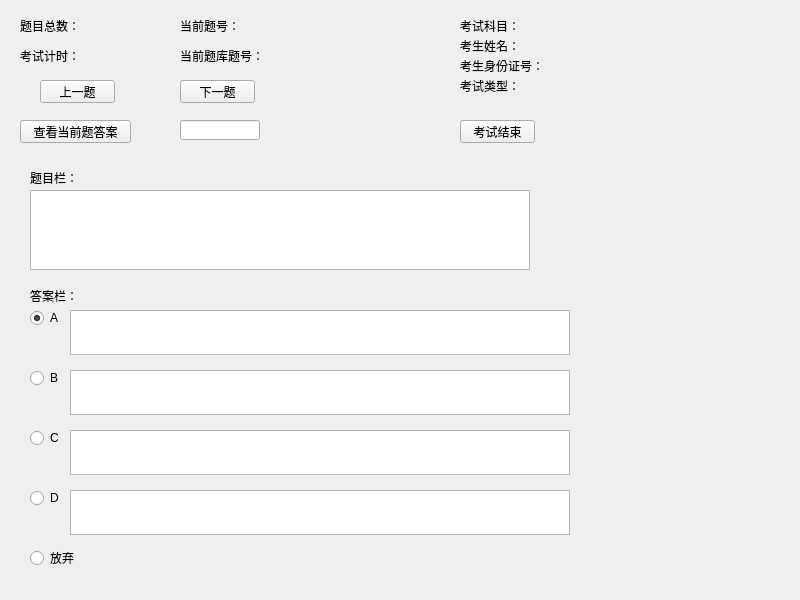
<?xml version="1.0" encoding="UTF-8"?>
<ui version="4.0">
 <class>examination</class>
 <widget class="QMainWindow" name="examination">
  <property name="geometry">
   <rect>
    <x>0</x>
    <y>0</y>
    <width>800</width>
    <height>600</height>
   </rect>
  </property>
  <property name="windowTitle">
   <string>模拟测试工具V1.0 作者：shiyu</string>
  </property>
  <widget class="QWidget" name="centralwidget">
   <widget class="QPushButton" name="pB_examination_stop">
    <property name="geometry">
     <rect>
      <x>460</x>
      <y>120</y>
      <width>75</width>
      <height>23</height>
     </rect>
    </property>
    <property name="text">
     <string>考试结束</string>
    </property>
   </widget>
   <widget class="QLabel" name="label">
    <property name="geometry">
     <rect>
      <x>20</x>
      <y>20</y>
      <width>60</width>
      <height>12</height>
     </rect>
    </property>
    <property name="text">
     <string>题目总数：</string>
    </property>
   </widget>
   <widget class="QLabel" name="label_examination_sum">
    <property name="geometry">
     <rect>
      <x>90</x>
      <y>20</y>
      <width>54</width>
      <height>12</height>
     </rect>
    </property>
    <property name="text">
     <string/>
    </property>
   </widget>
   <widget class="QLabel" name="label_2">
    <property name="geometry">
     <rect>
      <x>180</x>
      <y>20</y>
      <width>80</width>
      <height>12</height>
     </rect>
    </property>
    <property name="text">
     <string>当前题号：</string>
    </property>
   </widget>
   <widget class="QLabel" name="label_examination_CurrentQid">
    <property name="geometry">
     <rect>
      <x>280</x>
      <y>20</y>
      <width>54</width>
      <height>12</height>
     </rect>
    </property>
    <property name="text">
     <string/>
    </property>
   </widget>
   <widget class="QLabel" name="label_3">
    <property name="geometry">
     <rect>
      <x>460</x>
      <y>20</y>
      <width>80</width>
      <height>12</height>
     </rect>
    </property>
    <property name="text">
     <string>考试科目：</string>
    </property>
   </widget>
   <widget class="QLabel" name="label_4">
    <property name="geometry">
     <rect>
      <x>460</x>
      <y>40</y>
      <width>80</width>
      <height>12</height>
     </rect>
    </property>
    <property name="text">
     <string>考生姓名：</string>
    </property>
   </widget>
   <widget class="QLabel" name="label_5">
    <property name="geometry">
     <rect>
      <x>460</x>
      <y>60</y>
      <width>80</width>
      <height>12</height>
     </rect>
    </property>
    <property name="text">
     <string>考生身份证号：</string>
    </property>
   </widget>
   <widget class="QLabel" name="label_examinstion_subject">
    <property name="geometry">
     <rect>
      <x>560</x>
      <y>20</y>
      <width>200</width>
      <height>12</height>
     </rect>
    </property>
    <property name="text">
     <string/>
    </property>
   </widget>
   <widget class="QLabel" name="label_examinstion_name">
    <property name="geometry">
     <rect>
      <x>560</x>
      <y>40</y>
      <width>200</width>
      <height>12</height>
     </rect>
    </property>
    <property name="text">
     <string/>
    </property>
   </widget>
   <widget class="QLabel" name="label_examinstion_num">
    <property name="geometry">
     <rect>
      <x>560</x>
      <y>60</y>
      <width>200</width>
      <height>12</height>
     </rect>
    </property>
    <property name="text">
     <string/>
    </property>
   </widget>
   <widget class="QLabel" name="label_9">
    <property name="geometry">
     <rect>
      <x>460</x>
      <y>80</y>
      <width>80</width>
      <height>12</height>
     </rect>
    </property>
    <property name="text">
     <string>考试类型：</string>
    </property>
   </widget>
   <widget class="QLabel" name="label_examinstion_type">
    <property name="geometry">
     <rect>
      <x>560</x>
      <y>80</y>
      <width>200</width>
      <height>12</height>
     </rect>
    </property>
    <property name="text">
     <string/>
    </property>
   </widget>
   <widget class="QPushButton" name="pB_examination_last">
    <property name="geometry">
     <rect>
      <x>40</x>
      <y>80</y>
      <width>75</width>
      <height>23</height>
     </rect>
    </property>
    <property name="text">
     <string>上一题</string>
    </property>
   </widget>
   <widget class="QPushButton" name="pB_examination_next">
    <property name="geometry">
     <rect>
      <x>180</x>
      <y>80</y>
      <width>75</width>
      <height>23</height>
     </rect>
    </property>
    <property name="text">
     <string>下一题</string>
    </property>
   </widget>
   <widget class="QLabel" name="label_11">
    <property name="geometry">
     <rect>
      <x>20</x>
      <y>50</y>
      <width>60</width>
      <height>12</height>
     </rect>
    </property>
    <property name="text">
     <string>考试计时：</string>
    </property>
   </widget>
   <widget class="QLabel" name="label_examination_time">
    <property name="geometry">
     <rect>
      <x>90</x>
      <y>50</y>
      <width>54</width>
      <height>12</height>
     </rect>
    </property>
    <property name="text">
     <string/>
    </property>
   </widget>
   <widget class="QPushButton" name="pB_examination_ExamineAnswer">
    <property name="geometry">
     <rect>
      <x>20</x>
      <y>120</y>
      <width>111</width>
      <height>23</height>
     </rect>
    </property>
    <property name="text">
     <string>查看当前题答案</string>
    </property>
   </widget>
   <widget class="QLineEdit" name="lE_examination_ExamineAnswer">
    <property name="geometry">
     <rect>
      <x>180</x>
      <y>120</y>
      <width>80</width>
      <height>20</height>
     </rect>
    </property>
   </widget>
   <widget class="QLabel" name="label_13">
    <property name="geometry">
     <rect>
      <x>30</x>
      <y>170</y>
      <width>54</width>
      <height>16</height>
     </rect>
    </property>
    <property name="text">
     <string>题目栏：</string>
    </property>
   </widget>
   <widget class="QTextEdit" name="textEdit_examinati_title">
    <property name="geometry">
     <rect>
      <x>30</x>
      <y>190</y>
      <width>500</width>
      <height>80</height>
     </rect>
    </property>
   </widget>
   <widget class="QLabel" name="label_14">
    <property name="geometry">
     <rect>
      <x>30</x>
      <y>290</y>
      <width>54</width>
      <height>12</height>
     </rect>
    </property>
    <property name="text">
     <string>答案栏：</string>
    </property>
   </widget>
   <widget class="QRadioButton" name="radioButton_A">
    <property name="geometry">
     <rect>
      <x>30</x>
      <y>310</y>
      <width>50</width>
      <height>16</height>
     </rect>
    </property>
    <property name="text">
     <string>A</string>
    </property>
    <property name="checkable">
     <bool>true</bool>
    </property>
    <property name="checked">
     <bool>true</bool>
    </property>
   </widget>
   <widget class="QRadioButton" name="radioButton_B">
    <property name="geometry">
     <rect>
      <x>30</x>
      <y>370</y>
      <width>50</width>
      <height>16</height>
     </rect>
    </property>
    <property name="text">
     <string>B</string>
    </property>
   </widget>
   <widget class="QRadioButton" name="radioButton_C">
    <property name="geometry">
     <rect>
      <x>30</x>
      <y>430</y>
      <width>50</width>
      <height>16</height>
     </rect>
    </property>
    <property name="text">
     <string>C</string>
    </property>
   </widget>
   <widget class="QRadioButton" name="radioButton_D">
    <property name="geometry">
     <rect>
      <x>30</x>
      <y>490</y>
      <width>50</width>
      <height>16</height>
     </rect>
    </property>
    <property name="text">
     <string>D</string>
    </property>
   </widget>
   <widget class="QRadioButton" name="radioButton_abandon">
    <property name="geometry">
     <rect>
      <x>30</x>
      <y>550</y>
      <width>61</width>
      <height>16</height>
     </rect>
    </property>
    <property name="text">
     <string>放弃</string>
    </property>
   </widget>
   <widget class="QLabel" name="label_6">
    <property name="geometry">
     <rect>
      <x>180</x>
      <y>50</y>
      <width>80</width>
      <height>12</height>
     </rect>
    </property>
    <property name="text">
     <string>当前题库题号：</string>
    </property>
   </widget>
   <widget class="QLabel" name="label_examination_CurrentQid_2">
    <property name="geometry">
     <rect>
      <x>280</x>
      <y>50</y>
      <width>54</width>
      <height>12</height>
     </rect>
    </property>
    <property name="text">
     <string/>
    </property>
   </widget>
   <widget class="QTextEdit" name="textEdit_answer_A">
    <property name="geometry">
     <rect>
      <x>70</x>
      <y>310</y>
      <width>500</width>
      <height>45</height>
     </rect>
    </property>
   </widget>
   <widget class="QTextEdit" name="textEdit_answer_B">
    <property name="geometry">
     <rect>
      <x>70</x>
      <y>370</y>
      <width>500</width>
      <height>45</height>
     </rect>
    </property>
   </widget>
   <widget class="QTextEdit" name="textEdit_answer_C">
    <property name="geometry">
     <rect>
      <x>70</x>
      <y>430</y>
      <width>500</width>
      <height>45</height>
     </rect>
    </property>
   </widget>
   <widget class="QTextEdit" name="textEdit_answer_D">
    <property name="geometry">
     <rect>
      <x>70</x>
      <y>490</y>
      <width>500</width>
      <height>45</height>
     </rect>
    </property>
   </widget>
  </widget>
  <widget class="QMenuBar" name="menubar">
   <property name="geometry">
    <rect>
     <x>0</x>
     <y>0</y>
     <width>800</width>
     <height>23</height>
    </rect>
   </property>
  </widget>
 </widget>
 <resources/>
 <connections/>
</ui>
